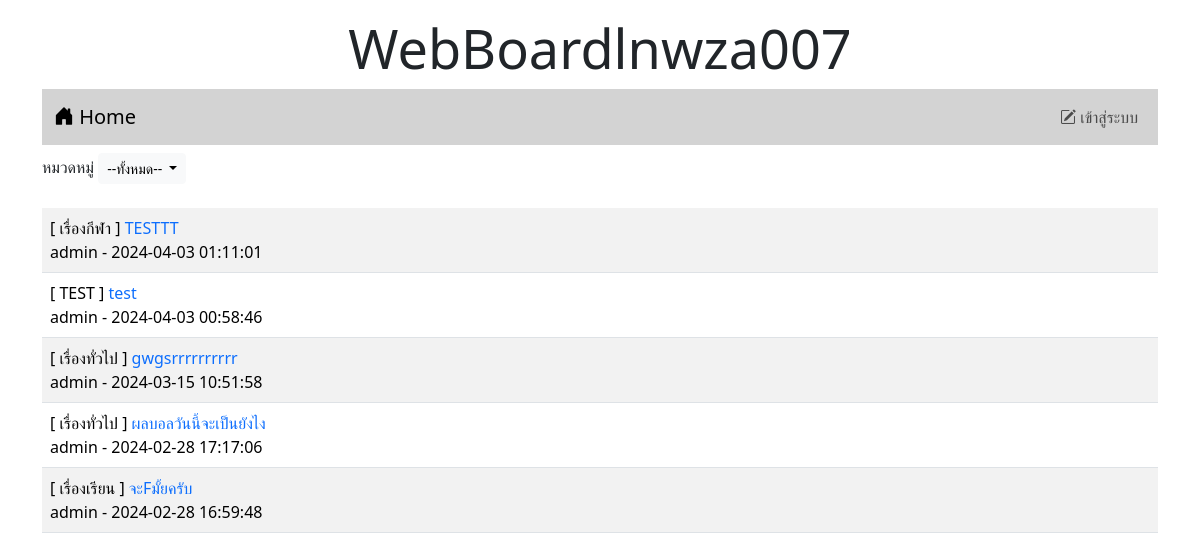
The page / on the database its author committed.
### tables this page shows
CREATE TABLE `post` (
  `id` int(11) NOT NULL,
  `title` varchar(128) NOT NULL,
  `content` varchar(2048) NOT NULL,
  `post_date` datetime NOT NULL,
  `cat_id` int(11) NOT NULL,
  `user_id` int(11) NOT NULL
);

CREATE TABLE `category` (
  `id` int(11) NOT NULL,
  `name` varchar(20148) NOT NULL
);

CREATE TABLE `user` (
  `id` int(11) NOT NULL,
  `login` varchar(32) NOT NULL,
  `password` varchar(64) NOT NULL,
  `name` varchar(64) NOT NULL,
  `gender` char(1) NOT NULL,
  `email` varchar(32) NOT NULL,
  `role` char(1) NOT NULL
);

### index.php (the view, shortened to what this page needs)
<!DOCTYPE html>
<html lang="en">
<head>
    <link rel="stylesheet" href="bootstrap-5.3.2-dist/css/bootstrap.min.css">
    <link rel="stylesheet" href="https://cdn.jsdelivr.net/npm/bootstrap-icons@1.11.3/font/bootstrap-icons.min.css">
</head>
<div class = "container-lg">
<h1 style="text-align: center;font-size: 54px;"class="mt-3">WebBoardlnwza007</h1>
</div>
<body class="container">
    <?php include('nav.php')?>
    <div class="my-2 d-flex justify-content-between">
        <div>
            <lable>หมวดหมู่</lable>
            <span class="dropdown">
                <?php
                    $conn=new PDO("mysql:host=localhost;dbname=webboard;charset=utf8","root","");
                ?>
                <button class="btn btn-light btn-sm dropdown-toggle" type="button" data-bs-toggle="dropdown" aria-expanded="false">
        <?php
            if(isset($_GET['id'])){
            $sql="SELECT name FROM category WHERE id=$_GET[id]";
            foreach($conn->query($sql)as $row)
            echo "$row[name]";
            }else{
            echo "--ทั้งหมด--";
            }
        ?>
         </button>
            <?php
                   $sql="SELECT * FROM category";
            ?>
        </span>
   </div>
</div>
    <table class="table table-striped mt-4 ">
        <?php
        $conn=new PDO("mysql:host=localhost;dbname=webboard;charset=utf8","root","");
        if(isset($_GET['id'])){
            $sql="SELECT t3.name,t1.title,t1.id,t2.login,t1.post_date,t2.id as 'user_id' FROM post as t1
            INNER JOIN user as t2 ON (t1.user_id=t2.id)
            INNER JOIN category as t3 ON (t1.cat_id=t3.id)
            WHERE t1.cat_id=$_GET[id]
            ORDER BY t1.post_date DESC" ;
        }else{
            $sql="SELECT t3.name,t1.title,t1.id,t2.login,t1.post_date,t2.id as 'user_id' FROM post as t1
            INNER JOIN user as t2 ON (t1.user_id=t2.id)
            INNER JOIN category as t3 ON (t1.cat_id=t3.id)
            ORDER BY t1.post_date DESC" ;
        }
        $result=$conn->query($sql);
        while($row=$result->fetch()){
            echo "<tr><td class='d-flex'>
            <div class='flex-grow-1'>[ $row[0] ]<a href=post.php?id=$row[2]
            style=text-decoration:none> $row[1]</a><br>$row[3] - $row[4]</div>";
        }
        ?>
    </table>
</body>
</html>

### rows shown on the page
post: category.name "เรื่องกีฬา", title "TESTTT", user.login "admin", post_date "2024-04-03 01:11:01"
post: category.name "TEST", title "test", user.login "admin", post_date "2024-04-03 00:58:46"
post: category.name "เรื่องทั่วไป", title "gwgsrrrrrrrrrr", user.login "admin", post_date "2024-03-15 10:51:58"
post: category.name "เรื่องทั่วไป", title "ผลบอลวันนี้จะเป็นยังไง", user.login "admin", post_date "2024-02-28 17:17:06"
post: category.name "เรื่องเรียน", title "จะFมั้ยครับ", user.login "admin", post_date "2024-02-28 16:59:48"
